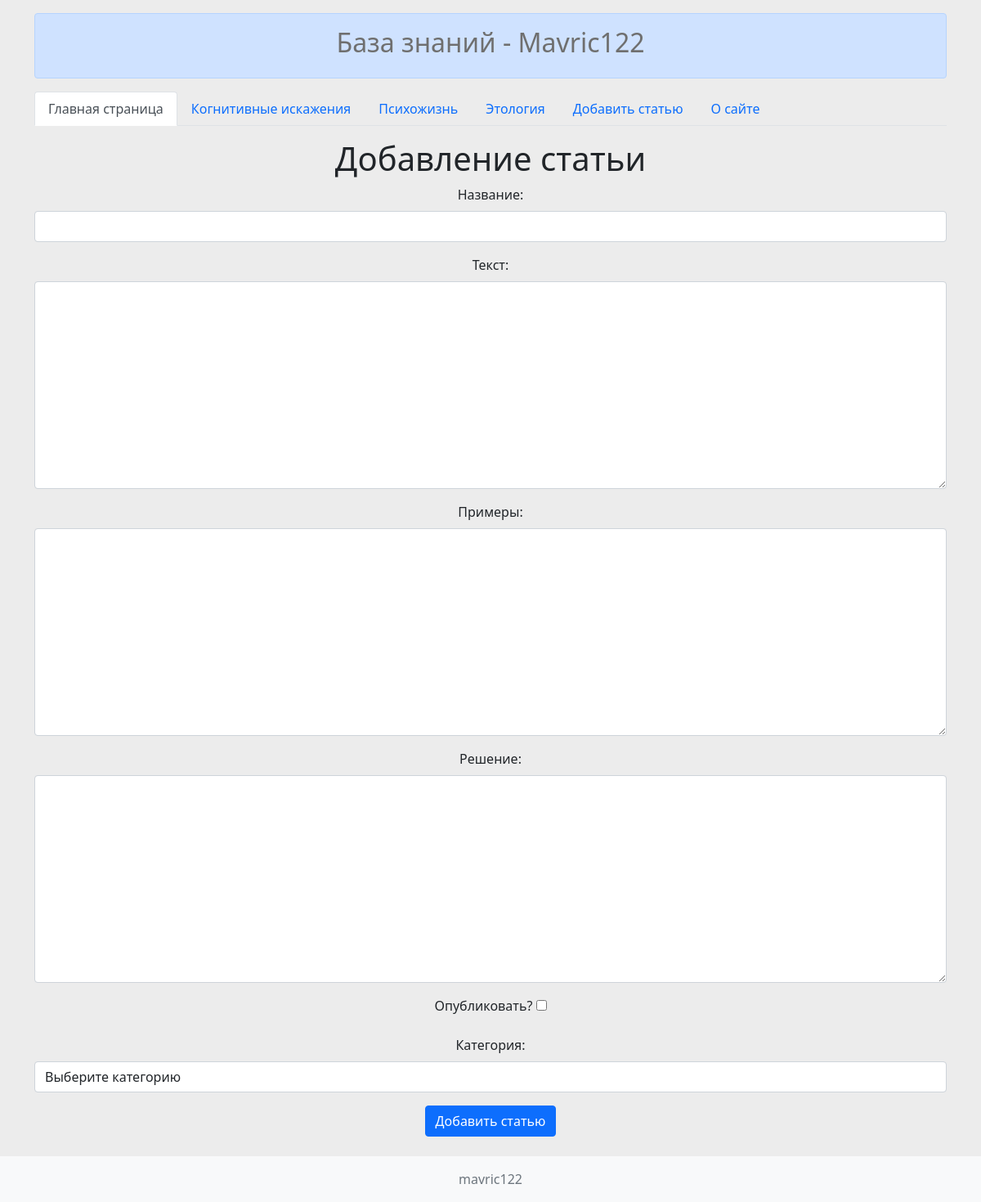
/article/add-article/, run on the app's committed database.
### Article/models.py (models this page shows, shortened)
class Category(models.Model):
    title = models.CharField(max_length=150, db_index=True, verbose_name='Наименование категории')
    class Meta:
        verbose_name = 'Категория'
        verbose_name_plural = 'Категории'
        ordering = ['title']  # Сортировка по title
    def __str__(self):
        return self.title

### Article/views.py (the view)
# urls.py: path('article/add-article/', add_article, name='add_article'),
def add_article(request):
    if request.method == 'POST':
        form = ArticleForm(request.POST)
        if form.is_valid():
            article = Article.objects.create(**form.cleaned_data)
            return redirect(article)
    else:
        form = ArticleForm()
    return render(request, 'mysite/add_article.html', {'form': form})

### Article/templatetags/articles_tags.py (called while the page is built)
@register.simple_tag(name='get_list_categories')
def get_categories():
    return Category.objects.all()

### mysite/templates/mysite/add_article.html (shortened to what this page needs)
{% load static %}
<!doctype html>
<html lang="en">
<head>
    <link href="https://cdn.jsdelivr.net/npm/bootstrap@5.1.3/dist/css/bootstrap.min.css" rel="stylesheet"
>
    <link rel="stylesheet" href="{% static 'css/style.css' %}">
</head>
<body>
    <div class="col-md-12">
        {% block header %}
        {% include 'inc/_header.html' %}
        {% endblock %}
        <div class="container mt-3">
            <h1 align="center">Добавление статьи</h1>
            <form action="{% url 'add_article' %}" method="post" align="center">
                <div class="mb-3">
                    <label for="{{ form.title.id_for_label }}" class="form-label">Название:</label>
                    {{ form.title }}
                </div>
                <div class="mb-3">
                    <label for="{{ form.content.id_for_label }}" class="form-label">Текст:</label>
                    {{ form.content }}
                </div>
                <div class="mb-3">
                    <label for="{{ form.examples.id_for_label }}" class="form-label">Примеры:</label>
                    {{ form.examples }}
                </div>
                <div class="mb-3">
                    <label for="{{ form.solution.id_for_label }}" class="form-label">Решение:</label>
                    {{ form.solution }}
                </div>
                <div class="mb-3">
                    <label for="{{ form.is_published.id_for_label }}" class="form-label">Опубликовать?</label>
                    {{ form.is_published }}
                </div>
                <div class="mb-3">
                    <label for="{{ form.category.id_for_label }}" class="form-label">Категория:</label>
                    {{ form.category }}
                </div>
                <button type="submit" class="btn btn-primary btn-block">Добавить статью</button>
                <br>
            </form>
            <br>
        </div>
        {% block footer %}
        {% include 'inc/_footer.html' %}
        {% endblock %}
</body>
</html>

### templates/inc/_header.html
{% load articles_tags %}
<div class="container mt-3">
    <div class="alert alert-primary col-md-12 mx-auto" role="banner">
        <h2 style="text-align: center;">База знаний - Mavric122</h2>
    </div>
    <ul class="nav nav-tabs">
        <li class="nav-item">
            <a class="nav-link active" href="{% url 'home' %}">Главная страница</a>
        </li>
        <li class="nav-item">
            {% get_list_categories as categories %}
            {% for item in categories %}
            <a class="nav-link" href="{% url 'category' item.pk %}">{{ item.title }}</a>
        </li>
        {% endfor %}
        <li class="nav-item">
            <a class="nav-link" href="{% url 'add_article' %}">Добавить статью</a>
        </li>
        <li class="nav-item">
            <a class="nav-link" href="#">О сайте</a>
        </li>
    </ul>
</div>

### mysite/static/css/style.css (style rules this page uses)
body { background-color: rgb(236, 236, 236); }
h2 { color:rgb(111, 111, 111); }

### data on the page
Category: title "Когнитивные искажения"
Category: title "Психожизнь"
Category: title "Этология"
